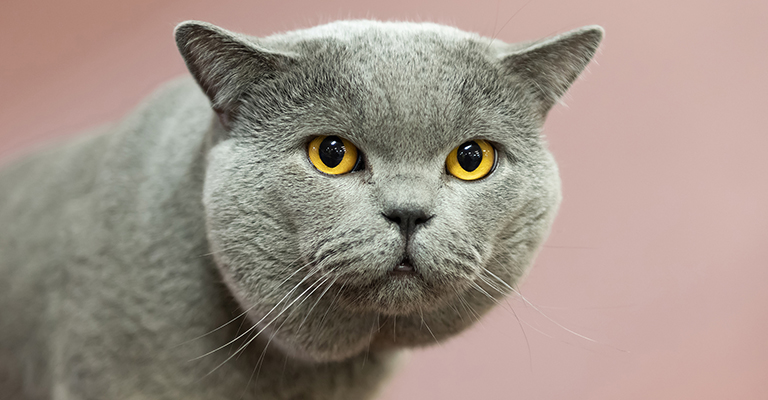
#> input picture Modul 6/kucing.jpg, 768 x 400 px
$ jupyter execute CodeLab2.ipynb
#> lines starting #> are read from the running program, lines starting #| are printed output that depends on the picture
### CodeLab2

[cell 1]
import matplotlib.pyplot as plt
from PIL import Image, ImageDraw, ImageFont, ImageFilter

# Membuka gambar kucing
img = Image.open('kucing.jpg')
#> img is the input picture: PIL image 768x400 RGB; mean R, G, B 158.1, 144.3, 134.2

# Menambahkan teks dan anotasi langsung pada gambar menggunakan PIL
draw = ImageDraw.Draw(img)
# Anda perlu mengarahkan path ke font yang ingin digunakan
font = ImageFont.truetype('arial.ttf', 20)
draw.text((10, 10), 'Teks pada Gambar', fill='black', font=font)
draw.text((10, 50), 'Anotasi', fill='black', font=font)

# Menyimpan gambar sementara untuk rotasi dan filter
img.save('temp_image.png')
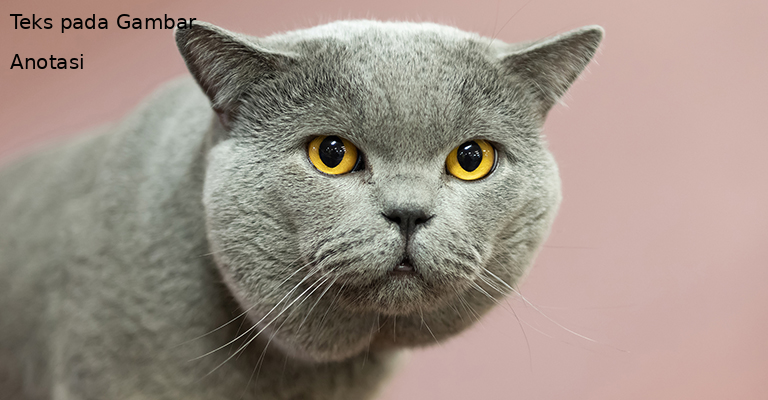
#> saved as temp_image.png: PIL image 768x400 RGB; mean R, G, B 157.4, 143.8, 133.8

# Membuka dan memproses gambar dengan PIL
temp_img = Image.open('temp_image.png')

# Rotasi gambar
rotated_img = temp_img.rotate(45)
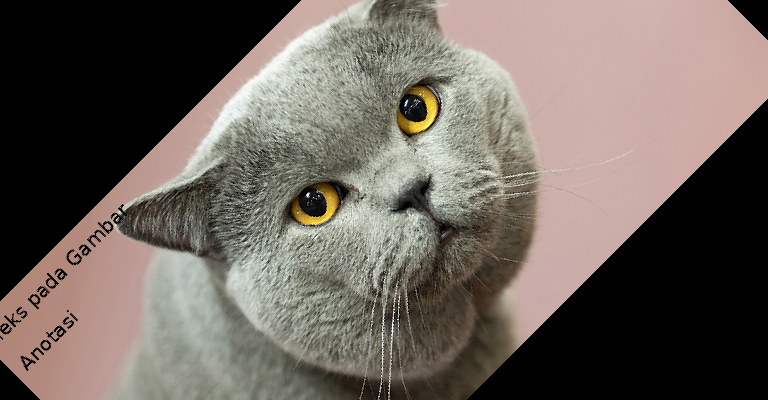
#> rotated_img: PIL image 768x400 RGB; mean R, G, B 109.2, 100.2, 93.1

# Terapkan filter kontur
filtered_img = rotated_img.filter(ImageFilter.CONTOUR)
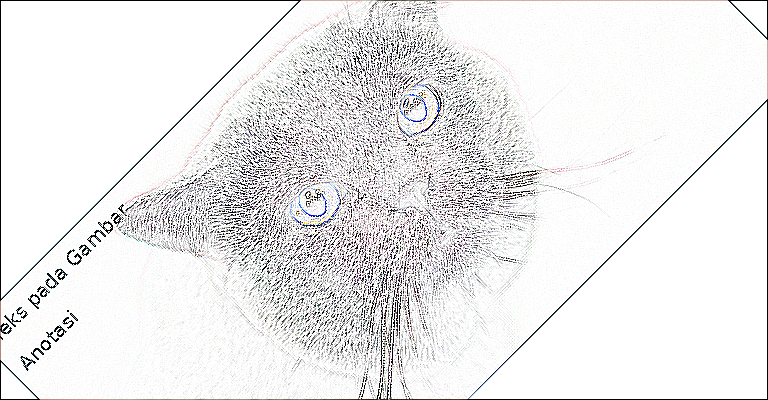
#> filtered_img: PIL image 768x400 RGB; mean R, G, B 235.2, 234.7, 235.1

# Menyimpan hasil akhir
filtered_img.save('final_image.png')

# Menampilkan kedua gambar berdampingan menggunakan Matplotlib
fig, axes = plt.subplots(1, 2, figsize=(12, 6))

# Menampilkan gambar sementara (temp_img)
axes[0].imshow(temp_img)
axes[0].set_title('Gambar Kucing dengan Teks dan Anotasi')
axes[0].axis('off')

# Menampilkan gambar hasil akhir (filtered_img)
axes[1].imshow(filtered_img)
axes[1].set_title('Gambar Kucing setelah Rotasi dan Filter')
axes[1].axis('off')

# Menampilkan plot
plt.show()
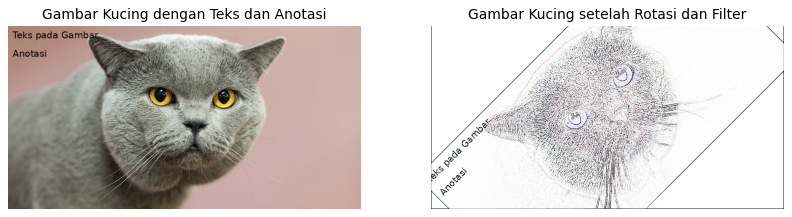
#> figure drawn by matplotlib, 2 panels

# Menampilkan hasil akhir menggunakan PIL
filtered_img.show()

$ run again, with Modul 6/UMM.webp saved as Modul 6/kucing.jpg
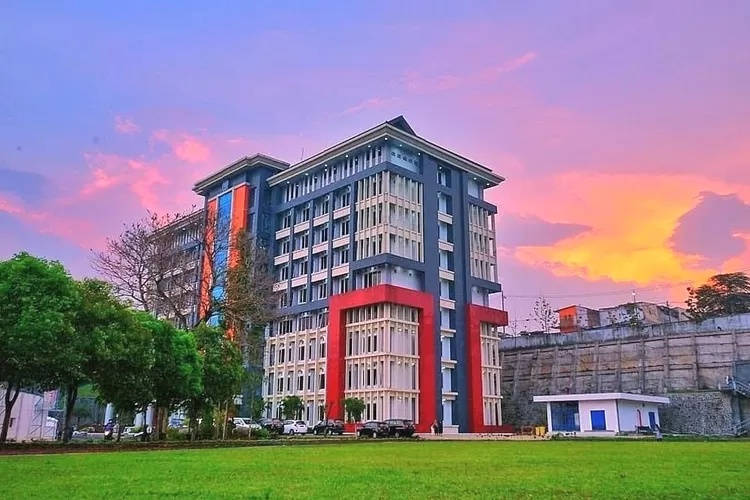
#> input picture Modul 6/UMM.webp, 750 x 500 px
#> img is the input picture: PIL image 750x500 RGB; mean R, G, B 140.4, 128, 143.3
#> `filtered_img = rotated_img.filter(ImageFilter.CONTOUR)`:
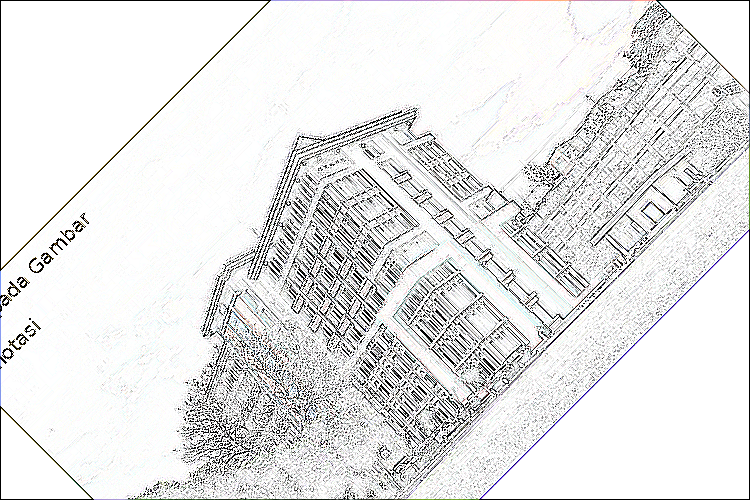
#> filtered_img: PIL image 750x500 RGB; mean R, G, B 229.1, 229.3, 229.2
#> `plt.show()`:
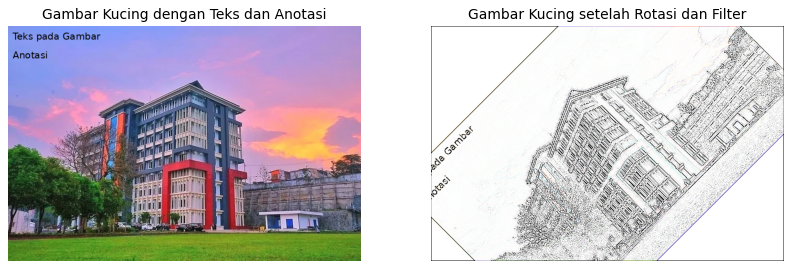
#> figure drawn by matplotlib, 2 panels
